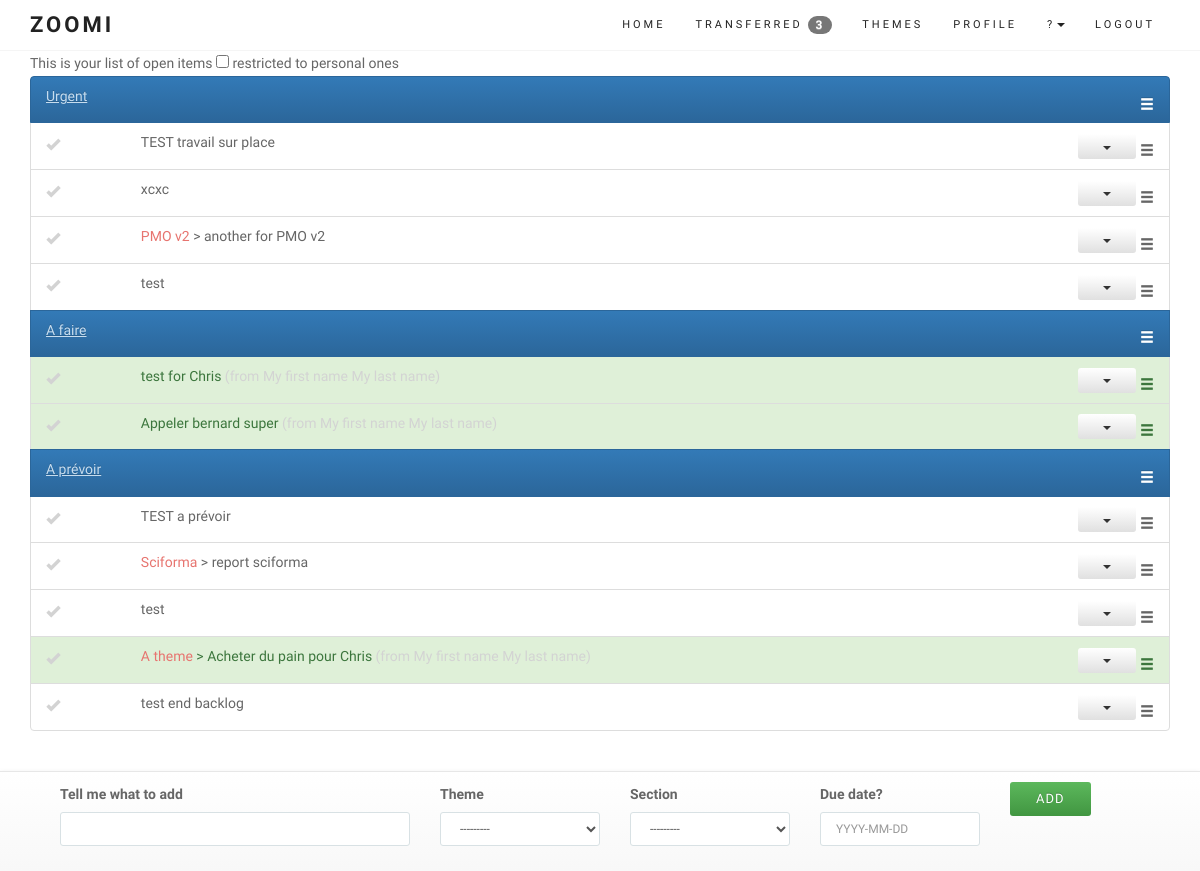
Page / (signed in) on the earlier database version.
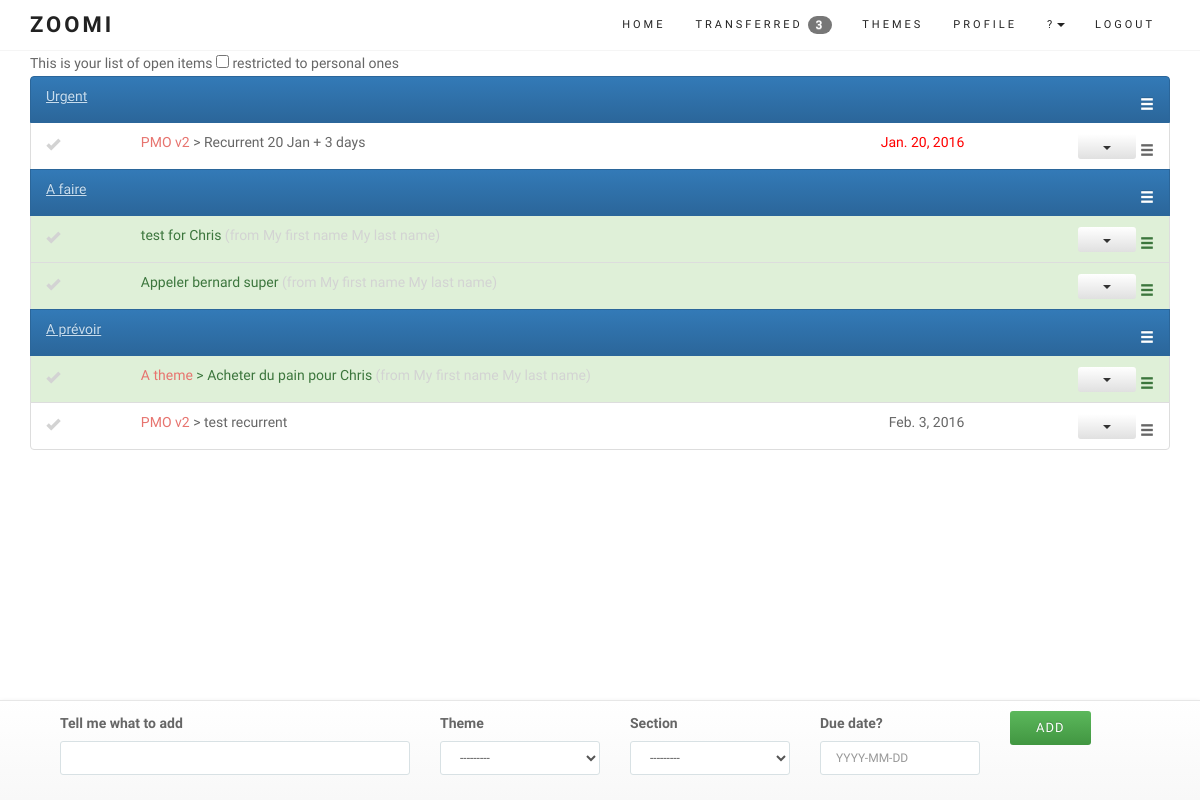
Same page on the later database version.
### core/models.py (models this page shows, shortened)
class Entry(models.Model):
	user = models.ForeignKey(User)
	name = models.CharField(max_length=100)
	data = models.CharField(max_length=200, blank=True)
	order = models.IntegerField(default=99999)
	duedate = models.DateField(null=True, blank=True)
	done = models.BooleanField(default=False) # 0 = to do / 1 = completed
	impediment = models.BooleanField(default=False) # 0 = No / 1 = Yes
	transfered = models.BooleanField(default=False) # 0 = No / 1 = Yes = no longer in your List
	recurrence_days = models.IntegerField(null=True, blank=True) # 0 = No / 1 = Yes
	personal = models.BooleanField(default=False) # 0 = No / 1 = Yes
	assignees = models.ManyToManyField(User, related_name='assignees',blank=True)	# should be changed to OneToManyField
	section = models.BooleanField(default=False) # 0 = No / 1 = Yes
	created_at = models.DateTimeField(auto_now_add=True)
	completed_on = models.DateTimeField(null=True, blank=True)
	theme = models.ForeignKey(Theme, null=True, blank=True)
	class Meta:
		ordering = ['order']
		verbose_name_plural = "entries"
	def __str__(self):
		return str(self.name)
	def update_entry_url(self):
		return reverse (viewname="detail", args=[self.id])
	def update_modal_entry_url(self):
		return reverse (viewname="entrymodal", args=[self.id])
	def comment_entry_url(self):
		return reverse (viewname="commentlist", args=[self.id])
	def theme_entry_url(self):
		return reverse (viewname="themedetails", args=[self.theme.id])

class Theme(models.Model):
	user = models.ForeignKey(User)
	name = models.CharField(max_length=100, null=True, blank=True)
	created_at = models.DateTimeField(auto_now_add=True)
	def __str__(self):
		return str(self.name)

### core/views.py (the view, shortened to what this page needs)
# urls.py: url(r'^$', login_required(coreviews.EntryListAppendViewBS.as_view()), name='entrylistBS'), # Bootstrap test
class EntryListAppendViewBS(ListAppendView):
	model = coremodels.Entry
	template_name = 'entry/listBS.html'
	context_object_name = 'entry'
	hide_sortable = ""
	hide_assignees = 'hide_entry'
	def get_queryset(self):
		return coremodels.Entry.objects.filter(Q(user=self.request.user, transfered=0) | Q(assignees=self.request.user), done=False).order_by('order')

### core/models.py
class EntryCreateForm(ModelForm):
	section_name = forms.ModelChoiceField(queryset=None,required=False)
	class Meta:
		model = Entry
		fields = ['name','theme','duedate'] # the form on the homepage
	def __init__(self, *args, **kwargs): # current_business, as parameter (cf Creeam)
		current_user = kwargs.pop('user')
		super(EntryCreateForm, self).__init__(*args, **kwargs)
		self.fields['name'].label = "Tell me what to add"
		self.fields['theme'].label = "Theme"
		self.fields['duedate'].label = "Have a due date?"
		self.fields['duedate'].widget.attrs['placeholder'] = "YYYY-MM-DD"
		self.fields['name'].widget.attrs['autofocus'] = "on"
		self.fields['section_name'].queryset = Entry.objects.filter(user=current_user, section=True)
		self.fields['section_name'].label = "Section"
		self.fields['theme'].queryset = Theme.objects.filter(user=current_user)

### core/models.py (called while the page is built)
	def get_entry_transfered(self):
		return self.user.entry_set.filter(transfered=True, done=False).count()

	def get_form_kwargs(self):
		kwargs = super(ListAppendView, self).get_form_kwargs()
		kwargs['user'] = self.request.user
		return kwargs

### templates/entry/listBS.html (shortened to what this page needs)
{% extends "base/theme.html" %}
{% load sitegate %}
{% load staticfiles %}
{% block page_sub_title %}
<form>
This is your list of open items
<input type='checkbox' class='showpersonal' /> restricted to personal ones
</form>
{% endblock %}
{% block content %}
<link rel="stylesheet" href="{% static "css/zoomi.css" %}">
<section id="services">
	<div class="container">
		<div class="row ">
			<div class="col-lg-12 text-center">
						<ul id="todo_list_BS">
						   	{% for objects in object_list %}
{% block detail %}
									{% include 'entry/detailsBS.html' %}
{% endblock %}
							{% endfor %}
						</ul>
			</div>
		</div>
	</div>
</section>
{% endblock %}
{% block footer %}
	<footer class="navbar navbar-default navbar-fixed-bottom footerform">
		<div class="container">
			{% include 'entry/create.html' %}
		</div>
	</footer>
{% endblock %}

### templates/entry/detailsBS.html (shortened to what this page needs)
											<li id="entry_{{ objects.id }}" class="list-group-item
										{% if objects.section == 1 %}active personal{% endif %}
										{% if objects.personal == 1 %}personal{% endif %}
										{% if objects.transfered == 1 %}list-group-item-success{% endif %}
										">
								  	<div class="row">
										<div class="{% if objects.section == 1 %}hidden-xs hidden-sm hidden-md{% else %}hidden-xs col-sm-1 col-md-1{% endif %}">
								   			<span class="{% if objects.section == 0 %}glyphicon glyphicon-ok entrycheckmark{% endif %} {% if objects.done == 1 %}completed{% else %}todo{% endif %}" onclick="EntryComplete({{ objects.id }})"> </span>
								   		</div>
								   		<div class="col-xs-7 col-sm-6 col-md-6 col-lg-6 text-left">
								   			<p class="list-group-item-text">
								   				{% if objects.theme %}
								   					<a href="{{ objects.theme_entry_url }}">{{ objects.theme }}</a> >
								   				{% endif %}
								   				{% if objects.section == 1 %}
								   					<a href="{{ objects.update_entry_url }}" style="color:#C7DDEF;text-decoration: underline;">{{ objects|truncatewords:10 }}</a>
								   				{% else %}
									   				{{ objects|truncatewords:10 }}
									   				{% if objects.transfered == 1 %}<span class="sender {{ view.hide_sender }}">(from {{ objects.user.get_full_name }})</span>{% endif %}
								   				{% endif %}
									   		</p>
								   		</div>
								   		{% if objects.section == 1 %}
											<div class="col-xs-3 col-sm-1 col-md-1 col-lg-1"></div>
										{% endif %}
								   		<div class="hidden-xs col-sm-3 col-md-3 col-lg-3 text-right">
								   			<p class="list-group-item-text">
								   				{% if objects.section == 0 %}
											        {% if objects.duedate %}
											            <span class="switchable
											                {% if objects.duedate|timesince >= "1 min" %}
											                overdue
											                {% endif %}
											                ">
											                {{ objects.duedate }}
											            </span>
											        {% endif %}
											    {% endif %}
								   			</p>
									    </div>
								   		<div class="hidden-xs col-sm-2 col-md-2 col-lg-2 text-right">
								   			{% if objects.section == 0 %}
												<div class="btn-group">
												  <button type="button" class="btn btn-xs btn-default dropdown-toggle" data-toggle="dropdown" aria-haspopup="true" aria-expanded="false">
												    <span class="caret"></span>
												  </button>
												</div>
											{% endif %}
								   				<span class="glyphicon glyphicon-menu-hamburger selector {{ view.hide_sortable }}">
									    </div>
									</div>
								</li>

Differences in the rows shown:
no longer on this page (row edited): Entry: section False (drawn), name "TEST travail sur place"
no longer on this page (row edited): Entry: section False (drawn), theme "PMO v2", name "another for PMO v2"
no longer on this page (row edited): Entry: section False (drawn), name "test"
no longer on this page (row edited): Entry: section False (drawn), name "TEST a prévoir"
no longer on this page (row edited): Entry: section False (drawn), theme "Sciforma", name "report sciforma"
no longer on this page (row edited): Entry: section False (drawn), name "test"
no longer on this page (row edited): Entry: section False (drawn), name "test end backlog"
changed Entry: theme_id empty → 1 (drawn); theme (not shown) → "PMO v2"; name "xcxc" → "Recurrent 20 Jan + 3 days"; duedate (not shown) → "Jan. 20, 2016"
added Entry: section False (drawn), theme "PMO v2", name "test recurrent", duedate "Feb. 3, 2016"
